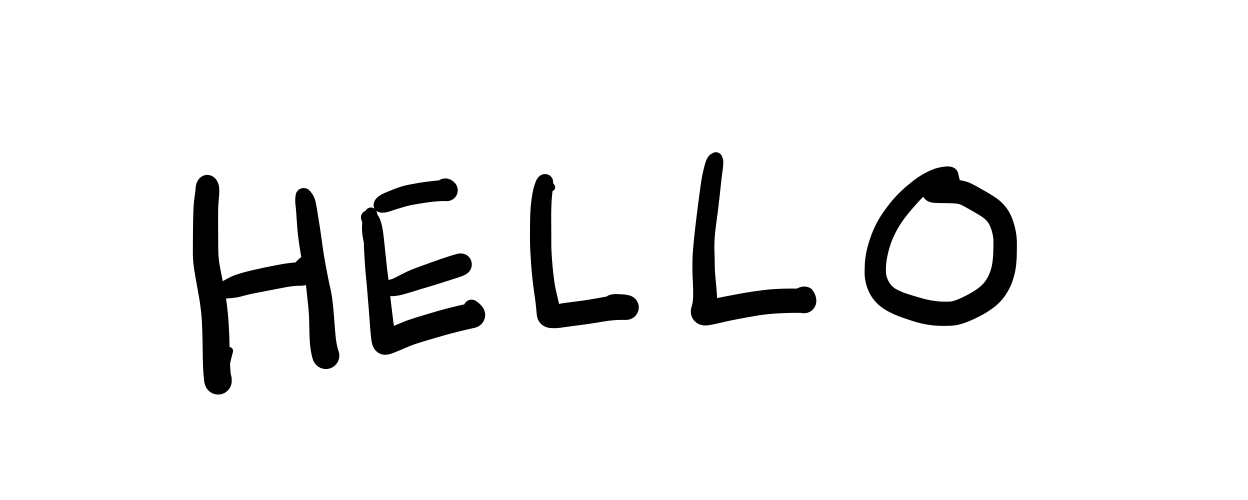
#> input picture IMG_055982932323-1.jpeg, 2495 x 1000 px (shown at 1/2 size)
$ python -i Font_utils.py   (imports and definitions only)
#> lines starting #> are read from the running program, lines starting #| are printed output that depends on the picture; after the words box and inside, x2 and y2 are one past the last pixel; in counts of white or black regions, pixels touching at a corner belong together
#> further down, picture is the input picture: shape (1000, 2495); min 0, max 255, mean 238.1
import cv2
import numpy as np


# [8 lines left out: function trainKNN, not called in this run]


def findContour(ar):
    ar = np.array(ar)

    max_xx = 0
    for x in ar:
        result = x[0] + x[2]
        if result > max_xx:
            max_xx = result

    max_yy = 0
    for y in ar:
        result = y[1] + y[3]
        if result > max_yy:
            max_yy = result

    x = np.min(ar[:, 0])
    w = max_xx - x
    y = np.min(ar[:, 1])
    h = max_yy - y

    return x, y, w, h


def cutRect(img):
    img_gray = img
    kernel = np.ones((5, 5), np.uint8)
    kernel2 = np.ones((30, 30), np.uint8)

    morph = cv2.morphologyEx(img_gray, cv2.MORPH_GRADIENT, kernel)
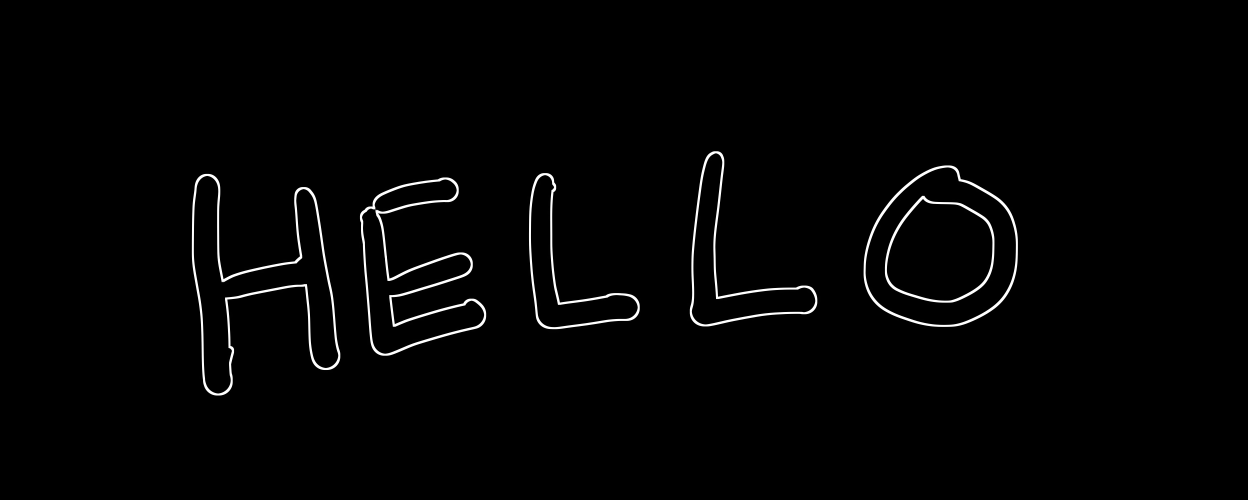
#> morph: shape (1000, 2495) (shown at 1/2 size); min 0, max 255, mean 3.6
    thr = cv2.adaptiveThreshold(morph, 255, cv2.ADAPTIVE_THRESH_MEAN_C,
                                cv2.THRESH_BINARY_INV, 5, 20)
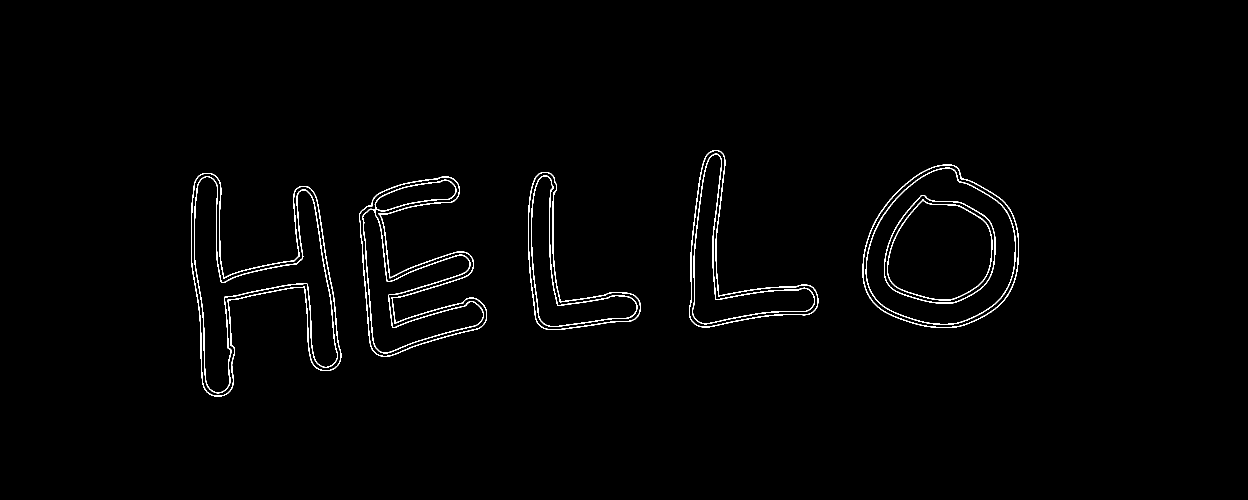
#> thr: shape (1000, 2495) (shown at 1/2 size); 1.2% white in thin lines or dots, all inside (x1, y1, x2, y2) = (382, 300, 2038, 793)
    morph2 = cv2.morphologyEx(thr, cv2.MORPH_CLOSE, kernel2)
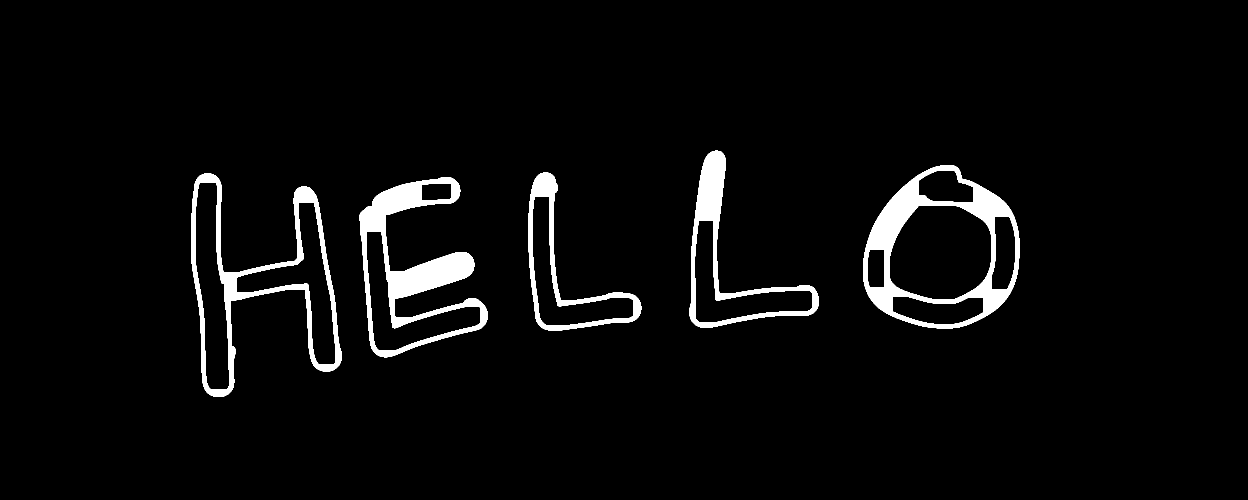
#> morph2: shape (1000, 2495) (shown at 1/2 size); 3.9% white; 5 white regions

    contours, _ = cv2.findContours(
        morph2, cv2.RETR_EXTERNAL, cv2.CHAIN_APPROX_SIMPLE)
#> contours = 5 contours; box (x1, y1, x2, y2) and area: (1726, 330, 2039, 657) 77630, (383, 347, 684, 794) 54520, (719, 354, 975, 715) 43040, (1379, 301, 1638, 656) 28816, (1057, 345, 1283, 661) 24252

    img_copy = img.copy()
    result = [cv2.boundingRect(contour) for contour in contours]
#> result = [(719, 354, 256, 361), (383, 347, 301, 447), (1057, 345, 226, 316), (1726, 330, 313, 327), (1379, 301, 259, 355)]
    x, y, w, h = findContour(result)
#> in findContour, `ar = np.array(ar)`: ar = [[719, 354, 256, 361], [383, 347, 301, 447], [1057, 345, 226, 316], [1726, 330, 313, 327], [1379, 301, 259, 355]]
#> the loop in findContour, `for x in ar:` made 5 passes
#> (x, result, max_xx) on passes 1, 3, 4: ([719, 354, 256, 361], 975, 975), ([1057, 345, 226, 316], 1283, 1283), ([1726, 330, 313, 327], 2039, 2039)
#> (x, result) on passes 2, 5: ([383, 347, 301, 447], 684), ([1379, 301, 259, 355], 1638)
#> after the loop in findContour, `for x in ar:`: max_xx = 2039
#> the loop in findContour, `for y in ar:` made 5 passes
#> (y, result, max_yy) on passes 1 to 2: ([719, 354, 256, 361], 715, 715), ([383, 347, 301, 447], 794, 794)
#> (y, result) on passes 3 to 5: ([1057, 345, 226, 316], 661), ([1726, 330, 313, 327], 657), ([1379, 301, 259, 355], 656)
#> after the loop in findContour, `for y in ar:`: max_yy = 794
#> in findContour, `x = np.min(ar[:, 0])`: x = 383
#> in findContour, `w = max_xx - x`: w = 1656
#> in findContour, `y = np.min(ar[:, 1])`: y = 301
#> in findContour, `h = max_yy - y`: h = 493
#> x = 383; y = 301; w = 1656; h = 493
    img_trim = img_copy[y:y+h, x:x+w]
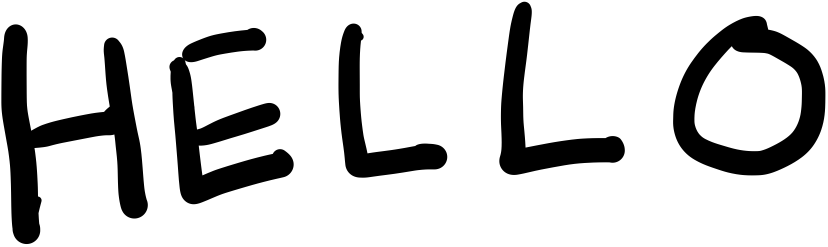
#> img_trim: shape (493, 1656) (shown at 1/2 size); min 0, max 255, mean 203.2
    # cv2.imshow('cut', img_trim)
    return img_trim


# [39 lines left out: functions findCharacter, mnistClassify, not called in this run]

>>> import cv2
>>> picture = cv2.imread('IMG_055982932323-1.jpeg', cv2.IMREAD_GRAYSCALE)
>>> result = cutRect(picture)
